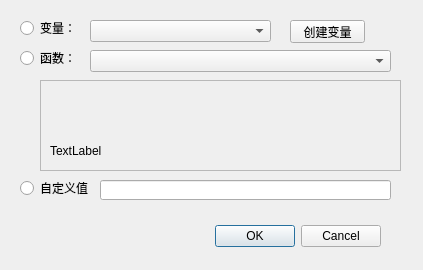
<?xml version="1.0" encoding="UTF-8"?>
<ui version="4.0">
 <class>DlgEditValue</class>
 <widget class="QDialog" name="DlgEditValue">
  <property name="geometry">
   <rect>
    <x>0</x>
    <y>0</y>
    <width>423</width>
    <height>270</height>
   </rect>
  </property>
  <property name="minimumSize">
   <size>
    <width>423</width>
    <height>267</height>
   </size>
  </property>
  <property name="windowTitle">
   <string>编辑VALUE</string>
  </property>
  <widget class="QDialogButtonBox" name="buttonBox">
   <property name="geometry">
    <rect>
     <x>40</x>
     <y>220</y>
     <width>341</width>
     <height>32</height>
    </rect>
   </property>
   <property name="orientation">
    <enum>Qt::Horizontal</enum>
   </property>
   <property name="standardButtons">
    <set>QDialogButtonBox::Cancel|QDialogButtonBox::Ok</set>
   </property>
  </widget>
  <widget class="QRadioButton" name="radioVariable">
   <property name="geometry">
    <rect>
     <x>20</x>
     <y>20</y>
     <width>61</width>
     <height>16</height>
    </rect>
   </property>
   <property name="text">
    <string>变量：</string>
   </property>
  </widget>
  <widget class="QRadioButton" name="radioFunction">
   <property name="geometry">
    <rect>
     <x>20</x>
     <y>50</y>
     <width>61</width>
     <height>16</height>
    </rect>
   </property>
   <property name="text">
    <string>函数：</string>
   </property>
  </widget>
  <widget class="QRadioButton" name="radioCustom">
   <property name="geometry">
    <rect>
     <x>20</x>
     <y>180</y>
     <width>71</width>
     <height>16</height>
    </rect>
   </property>
   <property name="text">
    <string>自定义值：</string>
   </property>
  </widget>
  <widget class="QLineEdit" name="lineEdit">
   <property name="geometry">
    <rect>
     <x>100</x>
     <y>180</y>
     <width>291</width>
     <height>20</height>
    </rect>
   </property>
   <property name="whatsThis">
    <string>&lt;html&gt;&lt;head/&gt;&lt;body&gt;&lt;p&gt;填个公式（lua），目前存成字符串&lt;/p&gt;&lt;/body&gt;&lt;/html&gt;</string>
   </property>
   <property name="text">
    <string/>
   </property>
  </widget>
  <widget class="QComboBox" name="comboBoxFunction">
   <property name="geometry">
    <rect>
     <x>90</x>
     <y>50</y>
     <width>301</width>
     <height>22</height>
    </rect>
   </property>
  </widget>
  <widget class="QFrame" name="frame">
   <property name="geometry">
    <rect>
     <x>40</x>
     <y>80</y>
     <width>361</width>
     <height>91</height>
    </rect>
   </property>
   <property name="frameShape">
    <enum>QFrame::StyledPanel</enum>
   </property>
   <property name="frameShadow">
    <enum>QFrame::Raised</enum>
   </property>
   <widget class="QLabel" name="label">
    <property name="geometry">
     <rect>
      <x>10</x>
      <y>60</y>
      <width>341</width>
      <height>21</height>
     </rect>
    </property>
    <property name="text">
     <string>TextLabel</string>
    </property>
   </widget>
   <widget class="QWidget" name="layoutWidget">
    <property name="geometry">
     <rect>
      <x>10</x>
      <y>10</y>
      <width>341</width>
      <height>41</height>
     </rect>
    </property>
    <layout class="QHBoxLayout" name="functionLayout"/>
   </widget>
  </widget>
  <widget class="QComboBox" name="comboBox_Var">
   <property name="geometry">
    <rect>
     <x>90</x>
     <y>20</y>
     <width>181</width>
     <height>22</height>
    </rect>
   </property>
  </widget>
  <widget class="QPushButton" name="btnSetValue">
   <property name="geometry">
    <rect>
     <x>290</x>
     <y>20</y>
     <width>75</width>
     <height>23</height>
    </rect>
   </property>
   <property name="text">
    <string>创建变量</string>
   </property>
  </widget>
 </widget>
 <resources/>
 <connections>
  <connection>
   <sender>buttonBox</sender>
   <signal>accepted()</signal>
   <receiver>DlgEditValue</receiver>
   <slot>accept()</slot>
   <hints>
    <hint type="sourcelabel">
     <x>248</x>
     <y>254</y>
    </hint>
    <hint type="destinationlabel">
     <x>157</x>
     <y>274</y>
    </hint>
   </hints>
  </connection>
  <connection>
   <sender>buttonBox</sender>
   <signal>rejected()</signal>
   <receiver>DlgEditValue</receiver>
   <slot>reject()</slot>
   <hints>
    <hint type="sourcelabel">
     <x>316</x>
     <y>260</y>
    </hint>
    <hint type="destinationlabel">
     <x>286</x>
     <y>274</y>
    </hint>
   </hints>
  </connection>
 </connections>
</ui>
